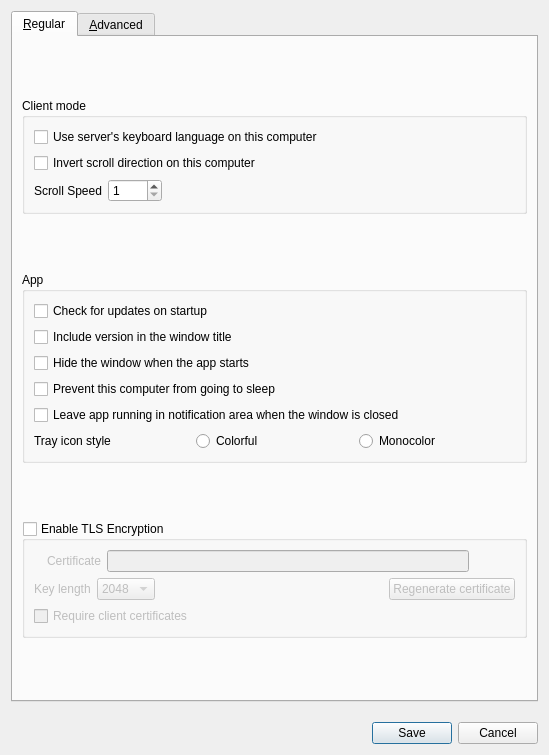
<?xml version="1.0" encoding="UTF-8"?>
<ui version="4.0">
 <class>SettingsDialog</class>
 <widget class="QDialog" name="SettingsDialog">
  <property name="geometry">
   <rect>
    <x>0</x>
    <y>0</y>
    <width>549</width>
    <height>755</height>
   </rect>
  </property>
  <property name="windowTitle">
   <string>Preferences</string>
  </property>
  <property name="modal">
   <bool>true</bool>
  </property>
  <layout class="QVBoxLayout" name="_13">
   <property name="spacing">
    <number>20</number>
   </property>
   <item>
    <widget class="QTabWidget" name="tabWidget">
     <widget class="QWidget" name="tabRegular">
      <property name="sizePolicy">
       <sizepolicy hsizetype="Preferred" vsizetype="Fixed">
        <horstretch>0</horstretch>
        <verstretch>0</verstretch>
       </sizepolicy>
      </property>
      <attribute name="title">
       <string>&amp;Regular</string>
      </attribute>
      <layout class="QVBoxLayout" name="verticalLayout_3">
       <item>
        <widget class="QGroupBox" name="groupClientOptions">
         <property name="sizePolicy">
          <sizepolicy hsizetype="Preferred" vsizetype="Maximum">
           <horstretch>0</horstretch>
           <verstretch>0</verstretch>
          </sizepolicy>
         </property>
         <property name="title">
          <string>Client mode</string>
         </property>
         <layout class="QVBoxLayout" name="verticalLayout">
          <item>
           <widget class="QCheckBox" name="cbLanguageSync">
            <property name="text">
             <string>Use server's keyboard language on this computer</string>
            </property>
           </widget>
          </item>
          <item>
           <widget class="QCheckBox" name="cbScrollDirection">
            <property name="text">
             <string>Invert scroll direction on this computer</string>
            </property>
           </widget>
          </item>
          <item>
           <layout class="QFormLayout" name="formLayout">
            <item row="0" column="0">
             <widget class="QLabel" name="lblScrollSpeed">
              <property name="text">
               <string>Scroll Speed</string>
              </property>
             </widget>
            </item>
            <item row="0" column="1">
             <widget class="QSpinBox" name="sbScrollSpeed">
              <property name="sizePolicy">
               <sizepolicy hsizetype="Maximum" vsizetype="Fixed">
                <horstretch>0</horstretch>
                <verstretch>0</verstretch>
               </sizepolicy>
              </property>
              <property name="accelerated">
               <bool>true</bool>
              </property>
              <property name="minimum">
               <number>1</number>
              </property>
              <property name="maximum">
               <number>1000</number>
              </property>
             </widget>
            </item>
           </layout>
          </item>
         </layout>
        </widget>
       </item>
       <item>
        <widget class="QGroupBox" name="groupApp">
         <property name="sizePolicy">
          <sizepolicy hsizetype="Preferred" vsizetype="Maximum">
           <horstretch>0</horstretch>
           <verstretch>0</verstretch>
          </sizepolicy>
         </property>
         <property name="title">
          <string>App</string>
         </property>
         <layout class="QVBoxLayout" name="verticalLayout_2">
          <item>
           <widget class="QCheckBox" name="cbAutoUpdate">
            <property name="text">
             <string>Check for updates on startup</string>
            </property>
           </widget>
          </item>
          <item>
           <widget class="QCheckBox" name="cbShowVersion">
            <property name="text">
             <string>Include version in the window title</string>
            </property>
           </widget>
          </item>
          <item>
           <widget class="QCheckBox" name="cbAutoHide">
            <property name="text">
             <string>Hide the window when the app starts</string>
            </property>
           </widget>
          </item>
          <item>
           <widget class="QCheckBox" name="cbPreventSleep">
            <property name="text">
             <string>Prevent this computer from going to sleep</string>
            </property>
           </widget>
          </item>
          <item>
           <widget class="QCheckBox" name="cbCloseToTray">
            <property name="text">
             <string>Leave app running in notification area when the window is closed</string>
            </property>
           </widget>
          </item>
          <item>
           <layout class="QHBoxLayout" name="horizontalLayout_8">
            <item>
             <widget class="QLabel" name="lblTrayIconStyle">
              <property name="text">
               <string>Tray icon style</string>
              </property>
             </widget>
            </item>
            <item>
             <widget class="QRadioButton" name="rbIconColorful">
              <property name="text">
               <string>Colorful</string>
              </property>
             </widget>
            </item>
            <item>
             <widget class="QRadioButton" name="rbIconMono">
              <property name="text">
               <string>Monocolor</string>
              </property>
             </widget>
            </item>
           </layout>
          </item>
         </layout>
        </widget>
       </item>
       <item>
        <widget class="QGroupBox" name="groupSecurity">
         <property name="sizePolicy">
          <sizepolicy hsizetype="Preferred" vsizetype="Maximum">
           <horstretch>0</horstretch>
           <verstretch>0</verstretch>
          </sizepolicy>
         </property>
         <property name="title">
          <string>Enable TLS Encryption</string>
         </property>
         <property name="checkable">
          <bool>true</bool>
         </property>
         <property name="checked">
          <bool>false</bool>
         </property>
         <layout class="QVBoxLayout" name="_11">
          <item>
           <widget class="QWidget" name="widgetTlsCert" native="true">
            <layout class="QHBoxLayout" name="_12">
             <property name="leftMargin">
              <number>0</number>
             </property>
             <property name="topMargin">
              <number>0</number>
             </property>
             <property name="rightMargin">
              <number>0</number>
             </property>
             <property name="bottomMargin">
              <number>0</number>
             </property>
             <item>
              <widget class="QLabel" name="lblTlsCertInfo">
               <property name="text">
                <string notr="true"/>
               </property>
              </widget>
             </item>
             <item>
              <widget class="QLabel" name="lblTlsCert">
               <property name="sizePolicy">
                <sizepolicy hsizetype="Preferred" vsizetype="Fixed">
                 <horstretch>0</horstretch>
                 <verstretch>0</verstretch>
                </sizepolicy>
               </property>
               <property name="text">
                <string>Certificate</string>
               </property>
              </widget>
             </item>
             <item>
              <widget class="QLineEdit" name="lineTlsCertPath">
               <property name="minimumSize">
                <size>
                 <width>0</width>
                 <height>0</height>
                </size>
               </property>
              </widget>
             </item>
             <item>
              <widget class="QPushButton" name="btnTlsCertPath">
               <property name="cursor">
                <cursorShape>PointingHandCursor</cursorShape>
               </property>
               <property name="text">
                <string/>
               </property>
               <property name="icon">
                <iconset theme="QIcon::ThemeIcon::DocumentOpen"/>
               </property>
               <property name="flat">
                <bool>true</bool>
               </property>
              </widget>
             </item>
            </layout>
           </widget>
          </item>
          <item>
           <layout class="QHBoxLayout" name="horizontalLayout_5">
            <property name="topMargin">
             <number>0</number>
            </property>
            <item>
             <widget class="QLabel" name="lblTlsKeyLength">
              <property name="sizePolicy">
               <sizepolicy hsizetype="Preferred" vsizetype="Fixed">
                <horstretch>0</horstretch>
                <verstretch>0</verstretch>
               </sizepolicy>
              </property>
              <property name="text">
               <string>Key length</string>
              </property>
             </widget>
            </item>
            <item>
             <widget class="QComboBox" name="comboTlsKeyLength">
              <item>
               <property name="text">
                <string notr="true">2048</string>
               </property>
              </item>
              <item>
               <property name="text">
                <string notr="true">4096</string>
               </property>
              </item>
             </widget>
            </item>
            <item>
             <spacer name="horizontalSpacer_2">
              <property name="orientation">
               <enum>Qt::Orientation::Horizontal</enum>
              </property>
              <property name="sizeHint" stdset="0">
               <size>
                <width>40</width>
                <height>20</height>
               </size>
              </property>
             </spacer>
            </item>
            <item>
             <widget class="QPushButton" name="btnTlsRegenCert">
              <property name="text">
               <string>Regenerate certificate</string>
              </property>
              <property name="icon">
               <iconset theme="QIcon::ThemeIcon::ViewRefresh"/>
              </property>
             </widget>
            </item>
           </layout>
          </item>
          <item>
           <widget class="QCheckBox" name="cbRequireClientCert">
            <property name="text">
             <string>Require client certificates</string>
            </property>
           </widget>
          </item>
          <item>
           <spacer name="verticalSpacer_2">
            <property name="orientation">
             <enum>Qt::Orientation::Vertical</enum>
            </property>
            <property name="sizeHint" stdset="0">
             <size>
              <width>20</width>
              <height>0</height>
             </size>
            </property>
           </spacer>
          </item>
         </layout>
        </widget>
       </item>
      </layout>
     </widget>
     <widget class="QWidget" name="tabAdvanced">
      <property name="sizePolicy">
       <sizepolicy hsizetype="Preferred" vsizetype="Fixed">
        <horstretch>0</horstretch>
        <verstretch>0</verstretch>
       </sizepolicy>
      </property>
      <attribute name="title">
       <string>&amp;Advanced</string>
      </attribute>
      <layout class="QVBoxLayout" name="verticalLayout_4">
       <item>
        <widget class="QGroupBox" name="groupNetworking">
         <property name="sizePolicy">
          <sizepolicy hsizetype="Preferred" vsizetype="Maximum">
           <horstretch>0</horstretch>
           <verstretch>0</verstretch>
          </sizepolicy>
         </property>
         <property name="title">
          <string>Networking</string>
         </property>
         <layout class="QHBoxLayout" name="horizontalLayout">
          <item>
           <widget class="QLabel" name="lblNetworkIp">
            <property name="sizePolicy">
             <sizepolicy hsizetype="Maximum" vsizetype="Fixed">
              <horstretch>0</horstretch>
              <verstretch>0</verstretch>
             </sizepolicy>
            </property>
            <property name="text">
             <string>Network IP</string>
            </property>
           </widget>
          </item>
          <item>
           <widget class="QComboBox" name="comboInterface">
            <property name="sizePolicy">
             <sizepolicy hsizetype="Maximum" vsizetype="Fixed">
              <horstretch>0</horstretch>
              <verstretch>0</verstretch>
             </sizepolicy>
            </property>
            <item>
             <property name="text">
              <string>Automatic</string>
             </property>
            </item>
           </widget>
          </item>
          <item>
           <spacer name="horizontalSpacer">
            <property name="orientation">
             <enum>Qt::Orientation::Horizontal</enum>
            </property>
            <property name="sizeType">
             <enum>QSizePolicy::Policy::Fixed</enum>
            </property>
            <property name="sizeHint" stdset="0">
             <size>
              <width>25</width>
              <height>20</height>
             </size>
            </property>
           </spacer>
          </item>
          <item>
           <widget class="QLabel" name="lblPort">
            <property name="sizePolicy">
             <sizepolicy hsizetype="Maximum" vsizetype="Fixed">
              <horstretch>0</horstretch>
              <verstretch>0</verstretch>
             </sizepolicy>
            </property>
            <property name="text">
             <string>Port</string>
            </property>
           </widget>
          </item>
          <item>
           <widget class="QSpinBox" name="sbPort">
            <property name="enabled">
             <bool>true</bool>
            </property>
            <property name="sizePolicy">
             <sizepolicy hsizetype="Maximum" vsizetype="Fixed">
              <horstretch>0</horstretch>
              <verstretch>0</verstretch>
             </sizepolicy>
            </property>
            <property name="maximum">
             <number>65535</number>
            </property>
            <property name="value">
             <number>24800</number>
            </property>
           </widget>
          </item>
          <item>
           <spacer name="horizontalSpacer_3">
            <property name="orientation">
             <enum>Qt::Orientation::Horizontal</enum>
            </property>
            <property name="sizeHint" stdset="0">
             <size>
              <width>40</width>
              <height>20</height>
             </size>
            </property>
           </spacer>
          </item>
         </layout>
        </widget>
       </item>
       <item>
        <widget class="QGroupBox" name="groupLogs">
         <property name="sizePolicy">
          <sizepolicy hsizetype="Preferred" vsizetype="Maximum">
           <horstretch>0</horstretch>
           <verstretch>0</verstretch>
          </sizepolicy>
         </property>
         <property name="title">
          <string>Logs</string>
         </property>
         <layout class="QGridLayout" name="_3">
          <property name="verticalSpacing">
           <number>9</number>
          </property>
          <item row="3" column="2">
           <widget class="QLabel" name="lblLogLevel">
            <property name="sizePolicy">
             <sizepolicy hsizetype="Preferred" vsizetype="Fixed">
              <horstretch>0</horstretch>
              <verstretch>0</verstretch>
             </sizepolicy>
            </property>
            <property name="text">
             <string>Level</string>
            </property>
           </widget>
          </item>
          <item row="3" column="3">
           <widget class="QComboBox" name="comboLogLevel">
            <item>
             <property name="text">
              <string>Fatal</string>
             </property>
            </item>
            <item>
             <property name="text">
              <string>Error</string>
             </property>
            </item>
            <item>
             <property name="text">
              <string>Warning</string>
             </property>
            </item>
            <item>
             <property name="text">
              <string>Note</string>
             </property>
            </item>
            <item>
             <property name="text">
              <string>Info</string>
             </property>
            </item>
            <item>
             <property name="text">
              <string>Debug</string>
             </property>
            </item>
            <item>
             <property name="text">
              <string>Debug1</string>
             </property>
            </item>
            <item>
             <property name="text">
              <string>Debug2</string>
             </property>
            </item>
           </widget>
          </item>
          <item row="8" column="0" colspan="4">
           <widget class="QWidget" name="widgetLogFilename" native="true">
            <property name="sizePolicy">
             <sizepolicy hsizetype="Preferred" vsizetype="Maximum">
              <horstretch>0</horstretch>
              <verstretch>0</verstretch>
             </sizepolicy>
            </property>
            <layout class="QHBoxLayout" name="_4">
             <property name="spacing">
              <number>3</number>
             </property>
             <property name="leftMargin">
              <number>0</number>
             </property>
             <property name="topMargin">
              <number>0</number>
             </property>
             <property name="rightMargin">
              <number>0</number>
             </property>
             <property name="bottomMargin">
              <number>0</number>
             </property>
             <item>
              <widget class="QLabel" name="labelLogPath">
               <property name="sizePolicy">
                <sizepolicy hsizetype="Preferred" vsizetype="Fixed">
                 <horstretch>0</horstretch>
                 <verstretch>0</verstretch>
                </sizepolicy>
               </property>
               <property name="text">
                <string>Log path</string>
               </property>
              </widget>
             </item>
             <item>
              <spacer name="horizontalSpacer_7">
               <property name="orientation">
                <enum>Qt::Orientation::Horizontal</enum>
               </property>
               <property name="sizeType">
                <enum>QSizePolicy::Policy::Minimum</enum>
               </property>
               <property name="sizeHint" stdset="0">
                <size>
                 <width>20</width>
                 <height>20</height>
                </size>
               </property>
              </spacer>
             </item>
             <item>
              <widget class="QLineEdit" name="lineLogFilename">
               <property name="enabled">
                <bool>true</bool>
               </property>
               <property name="sizePolicy">
                <sizepolicy hsizetype="Expanding" vsizetype="Fixed">
                 <horstretch>0</horstretch>
                 <verstretch>0</verstretch>
                </sizepolicy>
               </property>
              </widget>
             </item>
             <item>
              <widget class="QPushButton" name="btnBrowseLog">
               <property name="enabled">
                <bool>true</bool>
               </property>
               <property name="cursor">
                <cursorShape>PointingHandCursor</cursorShape>
               </property>
               <property name="text">
                <string/>
               </property>
               <property name="icon">
                <iconset theme="QIcon::ThemeIcon::DocumentOpen"/>
               </property>
               <property name="flat">
                <bool>true</bool>
               </property>
              </widget>
             </item>
            </layout>
           </widget>
          </item>
          <item row="3" column="0">
           <widget class="QCheckBox" name="cbLogToFile">
            <property name="text">
             <string>Log to file</string>
            </property>
           </widget>
          </item>
          <item row="3" column="1">
           <spacer name="horizontalSpacer_5">
            <property name="orientation">
             <enum>Qt::Orientation::Horizontal</enum>
            </property>
            <property name="sizeHint" stdset="0">
             <size>
              <width>40</width>
              <height>20</height>
             </size>
            </property>
           </spacer>
          </item>
          <item row="9" column="0" colspan="4">
           <widget class="QLabel" name="lblDebugWarning">
            <property name="text">
             <string>Using a Debug log level may affect performance. Only use a Debug level if you are attempting to debug an issue or are gathering logs to submit with a bug report.</string>
            </property>
            <property name="wordWrap">
             <bool>true</bool>
            </property>
           </widget>
          </item>
          <item row="2" column="0" colspan="4">
           <widget class="QCheckBox" name="cbGuiDebug">
            <property name="text">
             <string>Enable GUI debug messages</string>
            </property>
           </widget>
          </item>
         </layout>
        </widget>
       </item>
       <item>
        <widget class="QGroupBox" name="groupService">
         <property name="enabled">
          <bool>true</bool>
         </property>
         <property name="sizePolicy">
          <sizepolicy hsizetype="Preferred" vsizetype="Maximum">
           <horstretch>0</horstretch>
           <verstretch>0</verstretch>
          </sizepolicy>
         </property>
         <property name="title">
          <string>Use background service (daemon)</string>
         </property>
         <property name="checkable">
          <bool>true</bool>
         </property>
         <property name="checked">
          <bool>false</bool>
         </property>
         <layout class="QGridLayout" name="_6">
          <item row="1" column="0">
           <widget class="QCheckBox" name="cbElevateDaemon">
            <property name="text">
             <string>Always run as system (work at login screen and UAC)</string>
            </property>
            <property name="autoExclusive">
             <bool>false</bool>
            </property>
           </widget>
          </item>
         </layout>
        </widget>
       </item>
       <item>
        <widget class="QWidget" name="widgetLanguage" native="true">
         <property name="toolTip">
          <string>Force a language to be used for the GUI.</string>
         </property>
         <layout class="QHBoxLayout" name="horizontalLayout_3">
          <item>
           <widget class="QLabel" name="lblLanguage">
            <property name="sizePolicy">
             <sizepolicy hsizetype="Maximum" vsizetype="Preferred">
              <horstretch>0</horstretch>
              <verstretch>0</verstretch>
             </sizepolicy>
            </property>
            <property name="text">
             <string>Language</string>
            </property>
           </widget>
          </item>
          <item>
           <widget class="QComboBox" name="comboLanguage"/>
          </item>
         </layout>
        </widget>
       </item>
       <item>
        <widget class="QWidget" name="widgetWlClipboard" native="true">
         <property name="sizePolicy">
          <sizepolicy hsizetype="Preferred" vsizetype="Preferred">
           <horstretch>0</horstretch>
           <verstretch>0</verstretch>
          </sizepolicy>
         </property>
         <layout class="QVBoxLayout" name="verticalLayout_5">
          <item>
           <widget class="QCheckBox" name="cbUseWlClipboard">
            <property name="text">
             <string>Enable wl-clipboard support</string>
            </property>
           </widget>
          </item>
          <item>
           <widget class="QLabel" name="lblWlClipboard">
            <property name="text">
             <string>&lt;html&gt;&lt;head/&gt;&lt;body&gt;&lt;p&gt;Requires the wl-clipboard package&lt;/p&gt;&lt;p&gt;When using wl-clipboard v2.2.1, there is a focus stealing bug that may make Deskflow harder to use. This has been fixed when using the wl-clipboard master branch, unless your Compositor lacks wlroots-data-control protocol support.&lt;/p&gt;&lt;/body&gt;&lt;/html&gt;</string>
            </property>
            <property name="wordWrap">
             <bool>true</bool>
            </property>
           </widget>
          </item>
         </layout>
        </widget>
       </item>
       <item>
        <spacer name="verticalSpacer">
         <property name="orientation">
          <enum>Qt::Orientation::Vertical</enum>
         </property>
         <property name="sizeHint" stdset="0">
          <size>
           <width>20</width>
           <height>0</height>
          </size>
         </property>
        </spacer>
       </item>
      </layout>
     </widget>
    </widget>
   </item>
   <item>
    <widget class="QDialogButtonBox" name="buttonBox">
     <property name="orientation">
      <enum>Qt::Orientation::Horizontal</enum>
     </property>
     <property name="standardButtons">
      <set>QDialogButtonBox::StandardButton::Cancel|QDialogButtonBox::StandardButton::Save</set>
     </property>
    </widget>
   </item>
  </layout>
 </widget>
 <resources/>
 <connections/>
</ui>
